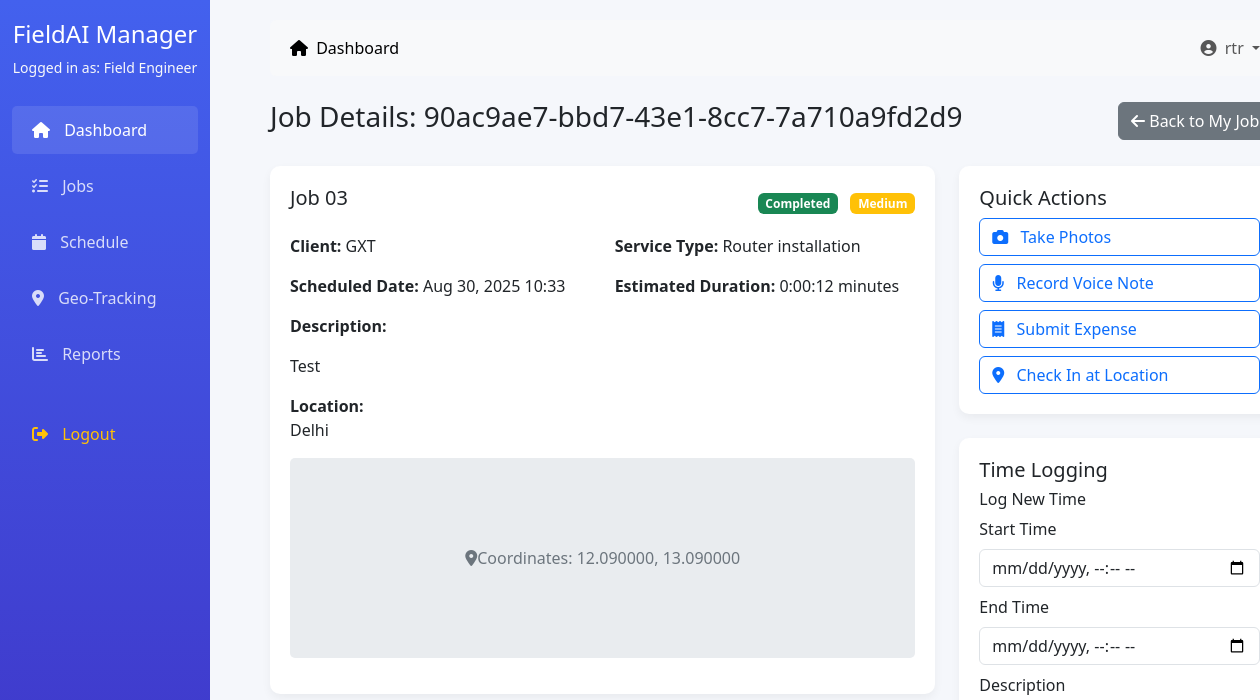
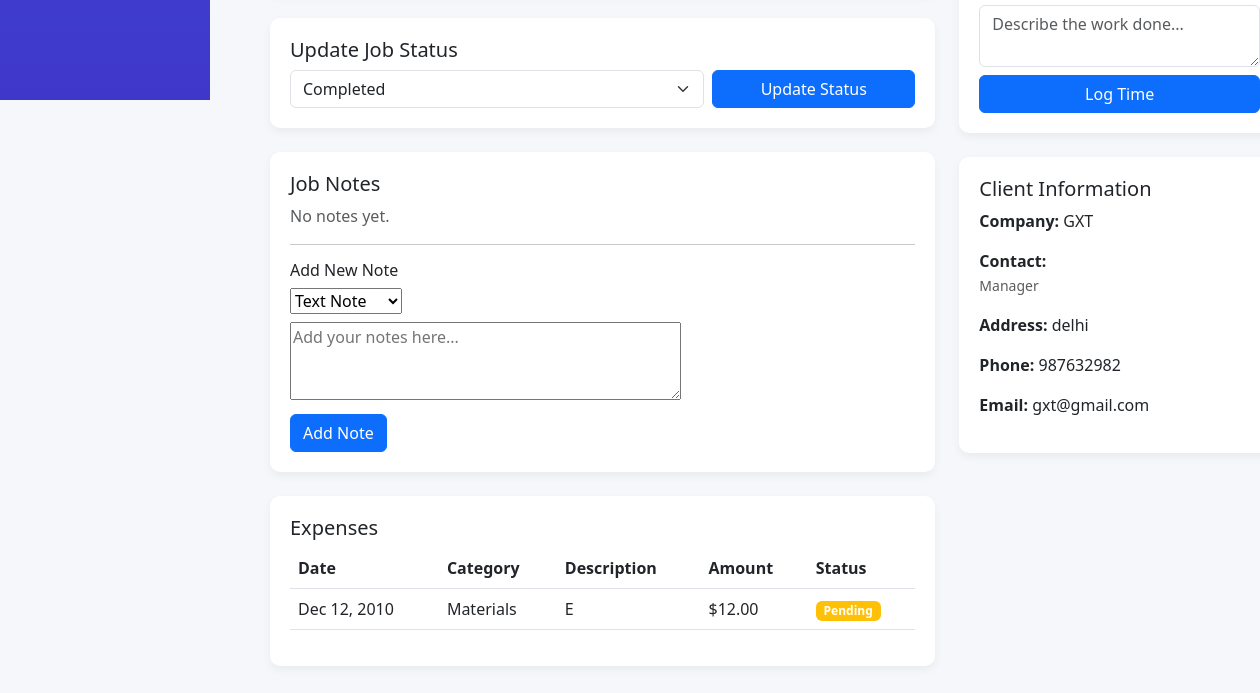
/dashboard/engineer/jobs/3/ (signed in), run on an earlier commit of the app's database (2 pictures, top to bottom).
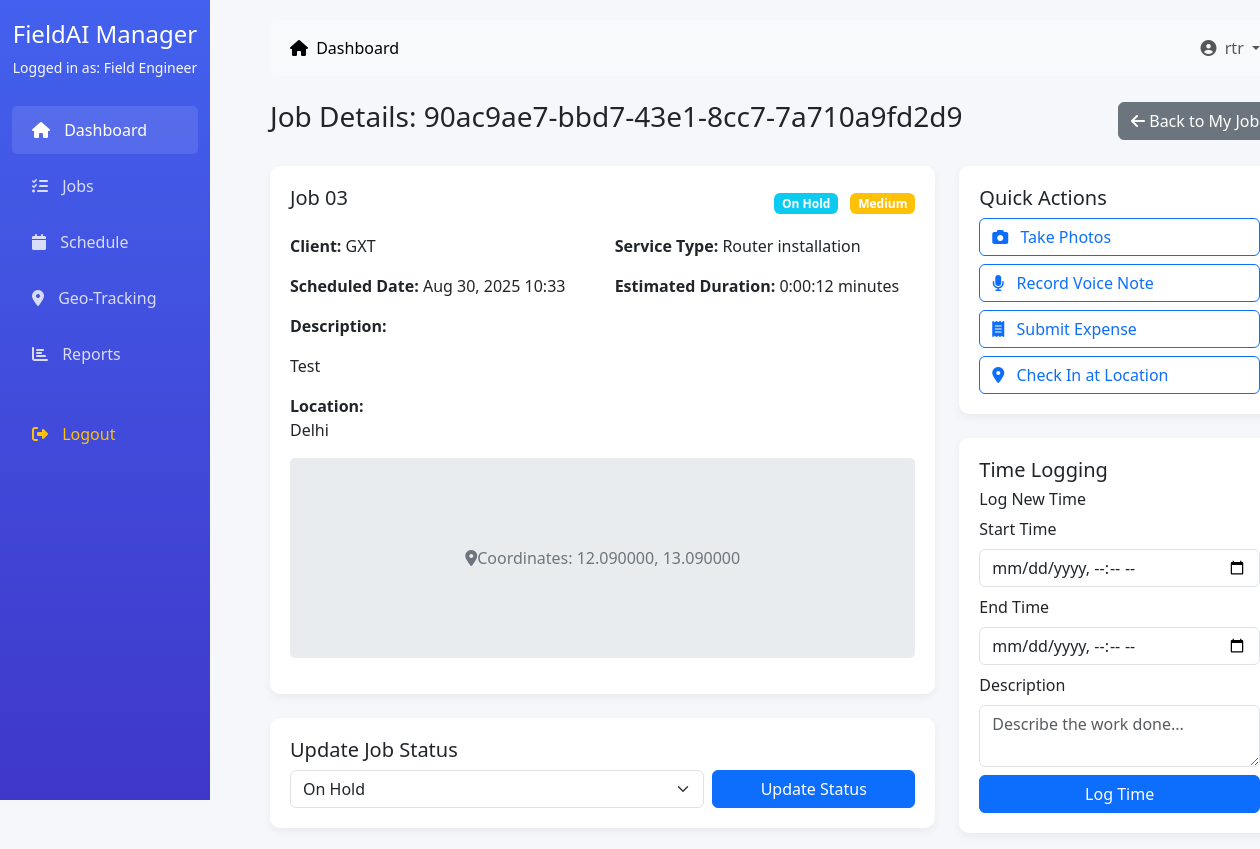
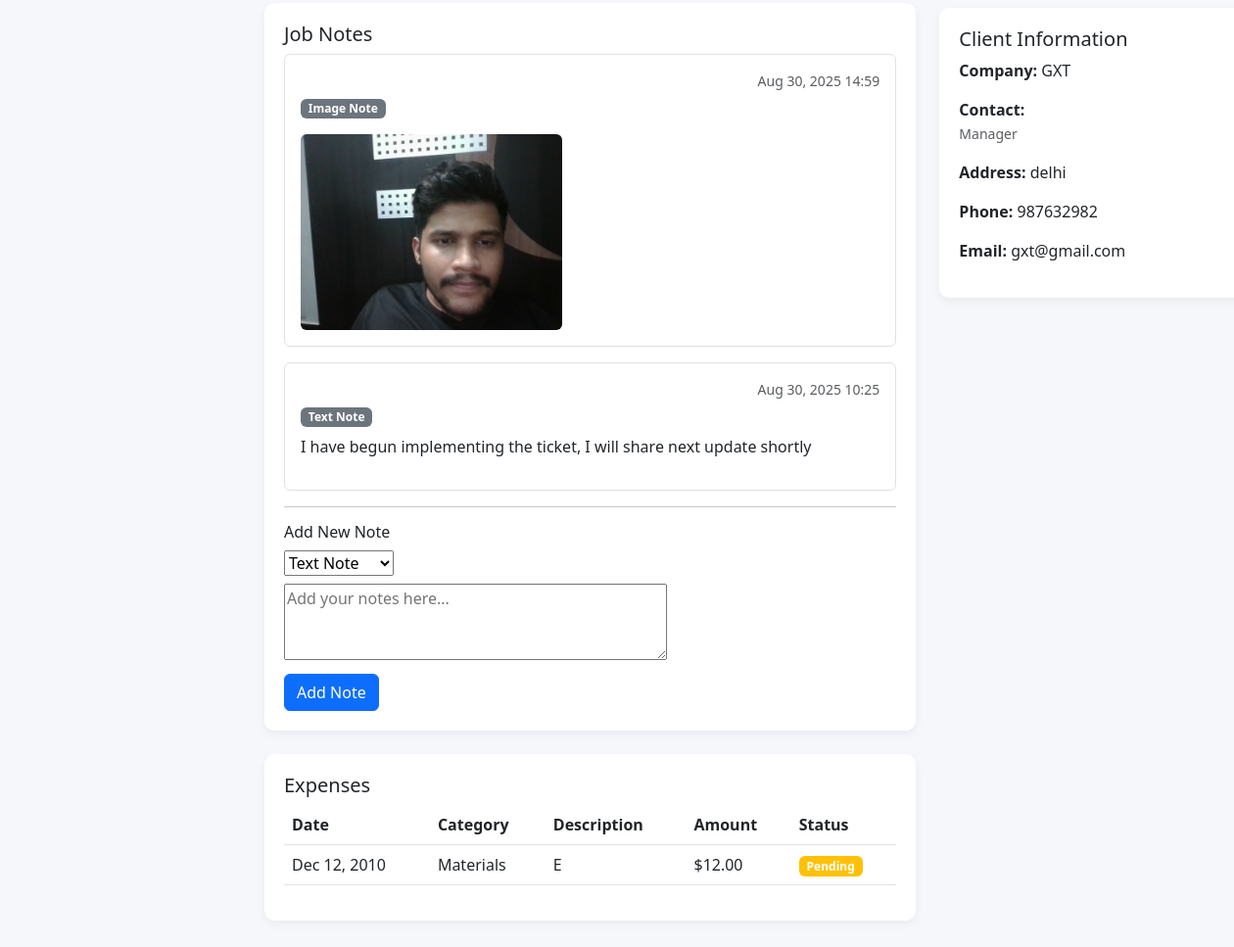
And on a later commit of the database (2 pictures, top to bottom).
### accounts/models.py (models this page shows, shortened)
class Job(models.Model):
    JOB_STATUS = (
        ('pending', 'Pending'),
        ('assigned', 'Assigned'),
        ('in_progress', 'In Progress'),
        ('completed', 'Completed'),
        ('cancelled', 'Cancelled'),
        ('on_hold', 'On Hold'),
    )
    PRIORITY_LEVEL = (
        ('low', 'Low'),
        ('medium', 'Medium'),
        ('high', 'High'),
        ('urgent', 'Urgent'),
    )
    job_id = models.CharField(max_length=20, unique=True, default=uuid.uuid4)
    title = models.CharField(max_length=200)
    description = models.TextField()
    service_type = models.ForeignKey(ServiceType, on_delete=models.PROTECT)
    client = models.ForeignKey(ClientCompany, on_delete=models.CASCADE)
    client_contact = models.ForeignKey(ClientContact, on_delete=models.SET_NULL, null=True, blank=True)
    assigned_engineer = models.ForeignKey(EngineerProfile, on_delete=models.SET_NULL, null=True, blank=True, related_name='assigned_jobs')
    priority = models.CharField(max_length=10, choices=PRIORITY_LEVEL, default='medium')
    status = models.CharField(max_length=20, choices=JOB_STATUS, default='pending')
    scheduled_date = models.DateTimeField()
    estimated_duration = models.DurationField()  # in minutes
    actual_start_time = models.DateTimeField(null=True, blank=True)
    actual_end_time = models.DateTimeField(null=True, blank=True)
    location = models.TextField()
    latitude = models.DecimalField(max_digits=9, decimal_places=6, null=True, blank=True)
    longitude = models.DecimalField(max_digits=9, decimal_places=6, null=True, blank=True)
    created_by = models.ForeignKey(CustomUser, on_delete=models.SET_NULL, null=True, related_name='created_jobs')
    created_at = models.DateTimeField(auto_now_add=True)
    updated_at = models.DateTimeField(auto_now=True)
    last_updated = models.DateTimeField(auto_now=True)
    updated_by = models.ForeignKey(CustomUser, on_delete=models.SET_NULL, null=True, blank=True, related_name='updated_jobs')

class Expense(models.Model):
    EXPENSE_CATEGORIES = (
        ('transport', 'Transportation'),
        ('materials', 'Materials'),
        ('meals', 'Meals'),
        ('accommodation', 'Accommodation'),
        ('tools', 'Tools & Equipment'),
        ('other', 'Other'),
    )
    job = models.ForeignKey(Job, on_delete=models.CASCADE, related_name='expenses')
    engineer = models.ForeignKey(EngineerProfile, on_delete=models.CASCADE)
    category = models.CharField(max_length=20, choices=EXPENSE_CATEGORIES, default='other')
    description = models.TextField()
    amount = models.DecimalField(max_digits=10, decimal_places=2)
    receipt = models.ImageField(upload_to='expense_receipts/', null=True, blank=True)
    date_incurred = models.DateField(default=timezone.now)
    is_approved = models.BooleanField(default=False)
    approved_by = models.ForeignKey(CustomUser, on_delete=models.SET_NULL, null=True, blank=True, related_name='approved_expenses')
    approved_at = models.DateTimeField(null=True, blank=True)
    created_at = models.DateTimeField(auto_now_add=True)

class ClientCompany(models.Model):   # or maybe named Client?
    name = models.CharField(max_length=255)
    contact_email = models.EmailField()
    contact_phone = models.CharField(max_length=20, blank=True, null=True)
    address = models.TextField(blank=True, null=True)
    industry = models.CharField(max_length=100, blank=True, null=True)
    website = models.URLField(blank=True, null=True)
    is_active = models.BooleanField(default=True)

class ServiceType(models.Model):
    name = models.CharField(max_length=200)
    description = models.TextField(blank=True)
    base_price = models.DecimalField(max_digits=10, decimal_places=2)
    estimated_duration = models.DurationField()  # in minutes
    required_skills = models.ManyToManyField(Skill, blank=True)
    is_active = models.BooleanField(default=True)

class ClientContact(models.Model):
    company = models.ForeignKey(ClientCompany, on_delete=models.CASCADE, related_name='contacts')
    user = models.OneToOneField(CustomUser, on_delete=models.CASCADE, limit_choices_to={'role': 'client'})
    position = models.CharField(max_length=100)
    is_primary = models.BooleanField(default=False)

class JobNote(models.Model):
    NOTE_TYPE = (
        ('text', 'Text Note'),
        ('voice', 'Voice Note'),
        ('image', 'Image Note'),
    )
    job = models.ForeignKey(Job, on_delete=models.CASCADE, related_name='notes')
    author = models.ForeignKey(CustomUser, on_delete=models.CASCADE)
    note_type = models.CharField(max_length=20, choices=NOTE_TYPE, default='text')
    content = models.TextField()
    audio_file = models.FileField(upload_to='job_notes/audio/', null=True, blank=True)
    image = models.ImageField(upload_to='job_notes/images/', null=True, blank=True)
    created_at = models.DateTimeField(auto_now_add=True)

### dashboard/views.py (the view)
# urls.py: path('engineer/jobs/<int:job_id>/', views.engineer_job_detail, name='engineer_job_detail'),
@login_required
def engineer_job_detail(request, job_id):
    if request.user.role != 'engineer':
        messages.error(request, 'You do not have permission to access this page.')
        return redirect('dashboard:redirect_dashboard')
    try:
        engineer_profile = EngineerProfile.objects.get(user=request.user)
    except EngineerProfile.DoesNotExist:
        messages.error(request, 'Engineer profile not found.')
        return redirect('dashboard:redirect_dashboard')
    job = get_object_or_404(Job, id=job_id, assigned_engineer=engineer_profile)
    notes = JobNote.objects.filter(job=job).order_by('-created_at')
    time_logs = TimeLog.objects.filter(job=job, engineer=engineer_profile).order_by('-start_time')
    expenses = Expense.objects.filter(job=job, engineer=engineer_profile).order_by('-created_at')
    note_form = JobNoteForm()
    expense_form = ExpenseForm()
    context = {
        'job': job,
        'notes': notes,
        'time_logs': time_logs,
        'expenses': expenses,
        'note_form': note_form,
        'expense_form': expense_form,
    }
    return render(request, 'dashboard/engineer_job_detail.html', context)

### accounts/forms.py
class JobNoteForm(forms.ModelForm):
    class Meta:
        model = JobNote
        fields = ['note_type', 'content']
        widgets = {
            'content': forms.Textarea(attrs={'rows': 3, 'placeholder': 'Add your notes here...'}),
        }

class ExpenseForm(forms.ModelForm):
    receipt = forms.ImageField(
        required=True,
        widget=forms.FileInput(attrs={'accept': 'image/*', 'capture': 'camera'}),
        label="Receipt Photo"
    )
    class Meta:
        model = Expense
        fields = ['category', 'description', 'amount', 'receipt', 'date_incurred']
        widgets = {
            'description': forms.Textarea(attrs={'rows': 2, 'placeholder': 'Describe the expense...'}),
            'amount': forms.NumberInput(attrs={'step': '0.01', 'min': '0', 'placeholder': '0.00'}),
            'date_incurred': forms.DateInput(attrs={'type': 'date'}),
        }
    def __init__(self, *args, **kwargs):
        super().__init__(*args, **kwargs)
        self.fields['amount'].required = True

### dashboard/templates/dashboard/engineer_job_detail.html (shortened to what the changed rows need)
{% extends '../dashboard/base.html' %}
{% block content %}
<div class="d-flex justify-content-between align-items-center mb-4">
    <h3>Job Details: {{ job.job_id }}</h3>
    <div>
        <a href="{% url 'dashboard:engineer_jobs' %}" class="btn btn-secondary">
        </a>
    </div>
</div>
<div class="row">
    <div class="col-md-8">
        <div class="dashboard-card">
            <div class="d-flex justify-content-between align-items-center mb-3">
                <h5>{{ job.title }}</h5>
                <div>
                    <span class="badge bg-{% if job.status == 'completed' %}success{% elif job.status == 'in_progress' %}warning{% elif job.status == 'cancelled' %}danger{% else %}info{% endif %} me-2">
                        {{ job.get_status_display }}
                    </span>
                    <span class="badge bg-{% if job.priority == 'high' %}danger{% elif job.priority == 'medium' %}warning{% elif job.priority == 'urgent' %}dark{% else %}secondary{% endif %}">
                        {{ job.get_priority_display }}
                    </span>
                </div>
            </div>
            <div class="row mb-3">
                <div class="col-md-6">
                    <strong>Client:</strong> {{ job.client.name }}
                </div>
                <div class="col-md-6">
                    <strong>Service Type:</strong> {{ job.service_type.name }}
                </div>
            </div>
            <div class="row mb-3">
                <div class="col-md-6">
                    <strong>Scheduled Date:</strong> {{ job.scheduled_date|date:"M d, Y H:i" }}
                </div>
                <div class="col-md-6">
                    <strong>Estimated Duration:</strong> {{ job.estimated_duration }} minutes
                </div>
            </div>
            <div class="mb-3">
                <p>{{ job.description|linebreaks }}</p>
            </div>
            <div class="mb-3">
                <strong>Location:</strong>
                <p>{{ job.location }}</p>
                {% if job.latitude and job.longitude %}
                <div class="map-container mt-2">
                    <i class="fas fa-map-marker-alt"></i>
                    <span>Coordinates: {{ job.latitude }}, {{ job.longitude }}</span>
                </div>
                {% endif %}
            </div>
        </div>
        <div class="dashboard-card mt-4">
            <form method="POST" action="{% url 'dashboard:update_job_status' job.id %}">
                <div class="row g-2">
                    <div class="col-md-8">
                        <select class="form-select" name="status" required>
                            <option value="completed" {% if job.status == 'completed' %}selected{% endif %}>Completed</option>
                            <option value="on_hold" {% if job.status == 'on_hold' %}selected{% endif %}>On Hold</option>
                        </select>
                    </div>
                </div>
            </form>
        </div>
        <div class="dashboard-card mt-4">
            <h5>Job Notes</h5>
            {% if notes %}
            <div class="notes-list">
                {% for note in notes %}
                <div class="note-item mb-3 p-3 border rounded">
                    <div class="d-flex justify-content-between align-items-start mb-2">
                        <small class="text-muted">{{ note.created_at|date:"M d, Y H:i" }}</small>
                    </div>
                    <div class="d-flex justify-content-between align-items-center mb-2">
                        <span class="badge bg-secondary">{{ note.get_note_type_display }}</span>
                    </div>
                    <p class="mb-0">{{ note.content|linebreaks }}</p>
                    {% if note.note_type == 'image' and note.image %}
                    <div class="mt-2">
                        <img src="{{ note.image.url }}" class="img-fluid rounded" style="max-height: 200px;">
                    </div>
                    {% endif %}
                </div>
                {% endfor %}
            </div>
            {% else %}
            <p class="text-muted">No notes yet.</p>
            {% endif %}
            <hr>
            <h6>Add New Note</h6>
            <form method="POST" action="{% url 'dashboard:add_job_note' job.id %}">
                <div class="mb-2">
                </div>
                <div class="mb-2">
                </div>
                <button type="submit" class="btn btn-primary">Add Note</button>
            </form>
        </div>
        <div class="dashboard-card mt-4">
            {% if expenses %}
            <div class="table-responsive">
                <table class="table table-hover">
                    <thead>
                        <tr>
                            <th>Date</th>
                            <th>Category</th>
                            <th>Description</th>
                            <th>Amount</th>
                            <th>Status</th>
                        </tr>
                    </thead>
                    <tbody>
                        {% for expense in expenses %}
                        <tr>
                            <td>{{ expense.date_incurred|date:"M d, Y" }}</td>
                            <td>{{ expense.get_category_display }}</td>
                            <td>{{ expense.description|truncatewords:5 }}</td>
                            <td>${{ expense.amount }}</td>
                            <td>
                                <span class="badge bg-{% if expense.is_approved %}success{% else %}warning{% endif %}">
                                    {% if expense.is_approved %}Approved{% else %}Pending{% endif %}
                                </span>
                            </td>
                        </tr>
                        {% endfor %}
                    </tbody>
                </table>
            </div>
            {% else %}
            <p class="text-muted">No expenses submitted yet.</p>
            {% endif %}
        </div>
    </div>
    <div class="col-md-4">
        <div class="dashboard-card mt-4">
            <h5>Client Information</h5>
            <p><strong>Company:</strong> {{ job.client.name }}</p>
            <p><strong>Contact:</strong>
                {% if job.client_contact %}
                    <br><small class="text-muted">{{ job.client_contact.position }}</small>
                {% else %}
                    <span class="text-muted">Not specified</span>
                {% endif %}
            </p>
            <p><strong>Address:</strong> {{ job.client.address }}</p>
            <p><strong>Phone:</strong> {{ job.client.contact_phone }}</p>
            <p><strong>Email:</strong> {{ job.client.contact_email }}</p>
        </div>
    </div>
</div>
{% endblock %}

What changed in the data, as far as the page shows it:
changed Job "90ac9ae7-bbd7-43e1-8cc7-7a710a9fd2d9": status "Completed" → "On Hold"
added JobNote: created_at "Aug 30, 2025 14:59", note_type "Image Note", image (picture)
added JobNote: created_at "Aug 30, 2025 10:25", note_type "Text Note", content "I have begun implementing the ticket, I will share next update shortly"
Also different on the page:
text no longer shown: "No notes yet."
